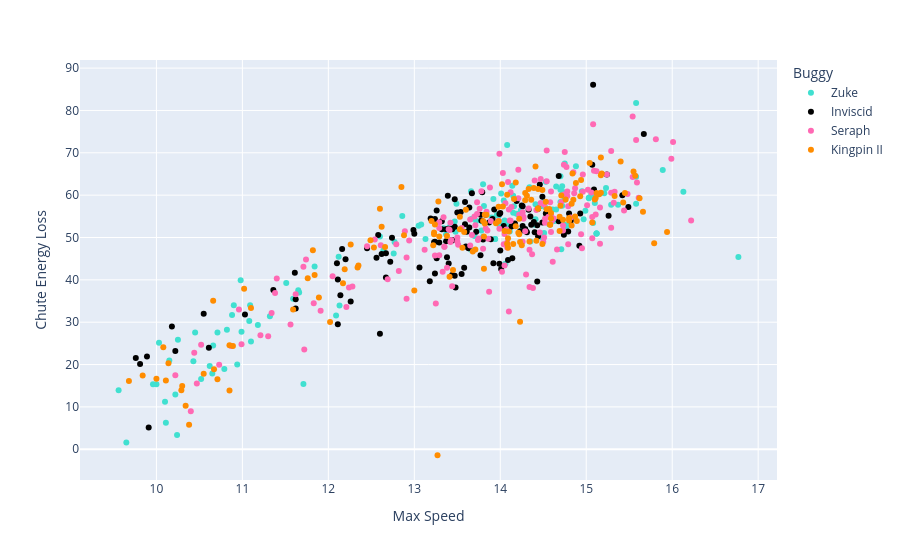

The notebook cell saved with this chart:
### Code cell
px.scatter(freerolls, x='Max Speed', y='Chute Energy Loss', color='Buggy', hover_data=['Id', 'key', 'Time'], color_discrete_map=cmap)

### Figure 1 — Plotly figure (JSON) as saved in the notebook; plotly's stock layout.template omitted (floating-point values rounded to 4 significant figures; data arrays with more than 128 entries replaced by an {"elided": "..."} marker saying what was removed)
{"data": [{"customdata": {"elided": "151x3 mixed values"}, "hovertemplate": "Buggy=Zuke<br>Max Speed=%{x}<br>Chute Energy Loss=%{y}<br>Id=%{customdata[0]}<br>key=%{customdata[1]}<br>Time=%{customdata[2]}<extra></extra>", "legendgroup": "Zuke", "marker": {"color": "turquoise", "symbol": "circle"}, "mode": "markers", "name": "Zuke", "orientation": "v", "showlegend": true, "type": "scatter", "x": {"elided": "151 float values"}, "xaxis": "x", "y": {"elided": "151 float values"}, "yaxis": "y"}, {"customdata": {"elided": "130x3 mixed values"}, "hovertemplate": "Buggy=Inviscid<br>Max Speed=%{x}<br>Chute Energy Loss=%{y}<br>Id=%{customdata[0]}<br>key=%{customdata[1]}<br>Time=%{customdata[2]}<extra></extra>", "legendgroup": "Inviscid", "marker": {"color": "black", "symbol": "circle"}, "mode": "markers", "name": "Inviscid", "orientation": "v", "showlegend": true, "type": "scatter", "x": {"elided": "130 float values"}, "xaxis": "x", "y": {"elided": "130 float values"}, "yaxis": "y"}, {"customdata": {"elided": "177x3 mixed values"}, "hovertemplate": "Buggy=Seraph<br>Max Speed=%{x}<br>Chute Energy Loss=%{y}<br>Id=%{customdata[0]}<br>key=%{customdata[1]}<br>Time=%{customdata[2]}<extra></extra>", "legendgroup": "Seraph", "marker": {"color": "hotpink", "symbol": "circle"}, "mode": "markers", "name": "Seraph", "orientation": "v", "showlegend": true, "type": "scatter", "x": {"elided": "177 float values"}, "xaxis": "x", "y": {"elided": "177 float values"}, "yaxis": "y"}, {"customdata": {"elided": "141x3 mixed values"}, "hovertemplate": "Buggy=Kingpin II<br>Max Speed=%{x}<br>Chute Energy Loss=%{y}<br>Id=%{customdata[0]}<br>key=%{customdata[1]}<br>Time=%{customdata[2]}<extra></extra>", "legendgroup": "Kingpin II", "marker": {"color": "darkorange", "symbol": "circle"}, "mode": "markers", "name": "Kingpin II", "orientation": "v", "showlegend": true, "type": "scatter", "x": {"elided": "141 float values"}, "xaxis": "x", "y": {"elided": "141 float values"}, "yaxis": "y"}], "layout": {"legend": {"title": {"text": "Buggy"}, "tracegroupgap": 0}, "margin": {"t": 60}, "xaxis": {"anchor": "y", "domain": [0, 1], "title": {"text": "Max Speed"}}, "yaxis": {"anchor": "x", "domain": [0, 1], "title": {"text": "Chute Energy Loss"}}}}
